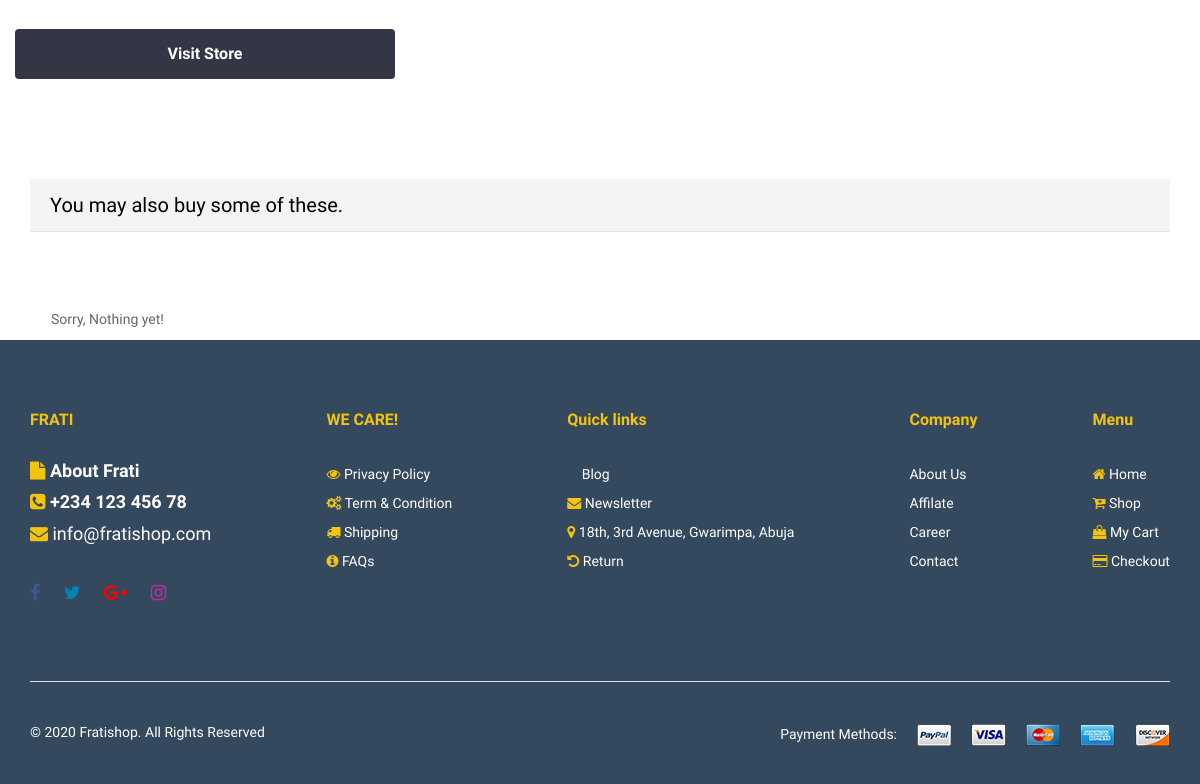
/cart/1/ (signed in, lower part), run on an earlier commit of the app's database.
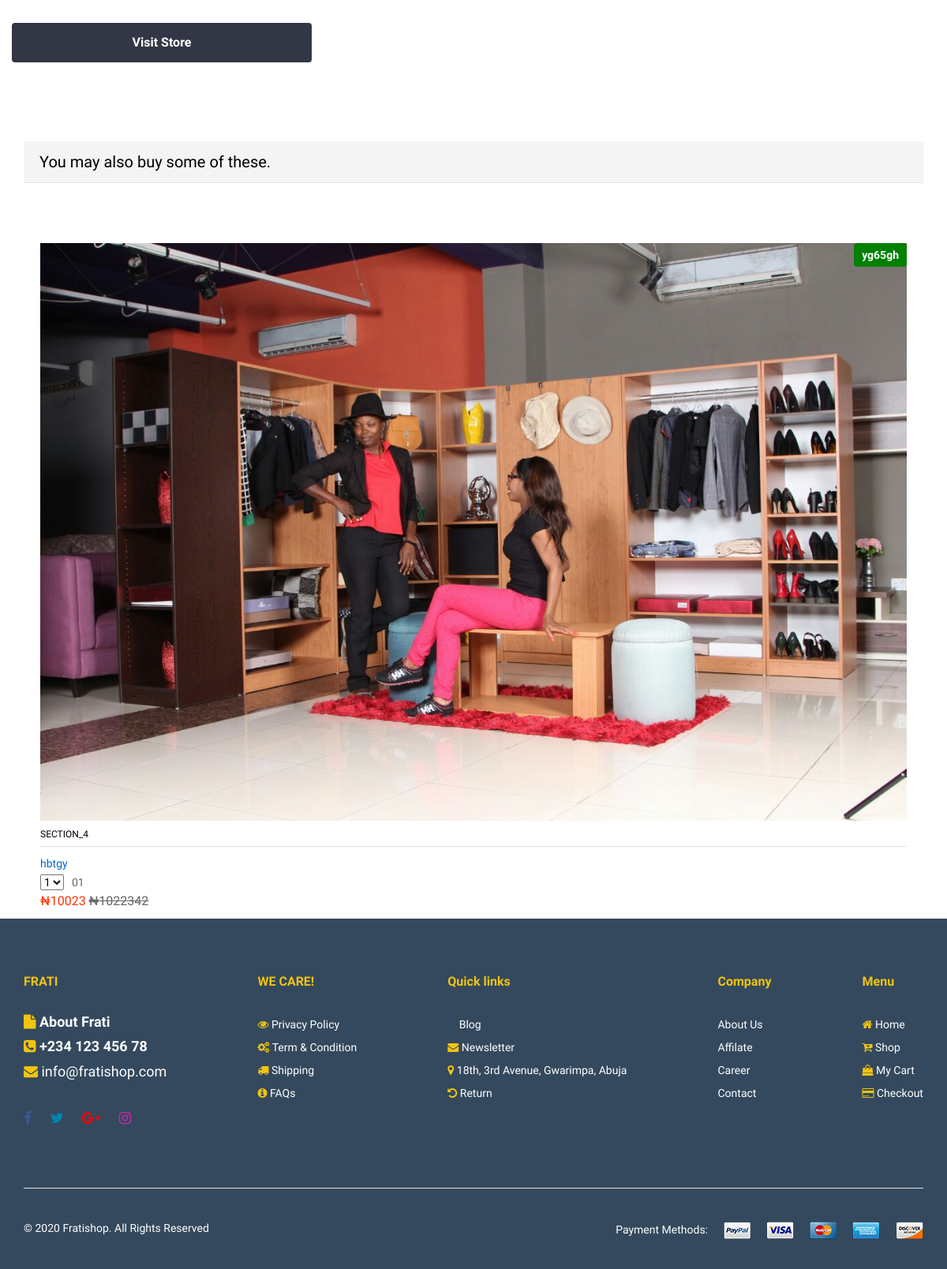
And on a later commit of the database.
### product/models.py (models this page shows, shortened)
class Product(models.Model):
	name = models.CharField(max_length=150)
	tag_title = models.CharField(max_length=150, default="Sale")
	tag_title_color = models.CharField(max_length=150, default="orange")
	section = models.CharField(max_length=150, default="section_one")
	image_1 = models.ImageField(upload_to='product/images/', blank=True)
	image_2 = models.ImageField(upload_to='product/images/', blank=True)
	image_3 = models.ImageField(upload_to='product/images/', blank=True)
	image_4 = models.ImageField(upload_to='product/images/', blank=True)
	video = models.CharField(max_length=150, default="jshsjssd7sjs")
	description = models.TextField(default="none")
	specification = models.TextField(default="none")
	review = models.ManyToManyField(Review, through="ProductReviewConnector", through_fields=("product", "review"),)
	category = models.CharField(max_length=150)
	quantity = models.IntegerField(blank=True, null=True)
	threshold = models.IntegerField(blank=True, null=True, default=1)
	price = models.IntegerField(blank=True, null=True)
	old_price = models.IntegerField(blank=True, null=True, default=0)
	rating = models.IntegerField(blank=True, null=True)
	colors = models.ManyToManyField(Color, through="ProductColorConnector", through_fields=("product", "color"),)
	shipping_charge = models.FloatField(blank=True, null=True)
	dimension = models.CharField(max_length=150)
	delivery_info = models.CharField(max_length=150, default="none")
	slug = models.SlugField(unique=True, default="rayslug")
	pub_date = models.DateTimeField(default=timezone.now)

### cart/views.py (the view)
# urls.py: path("cart/<int:user_id>/", views.CartView, name="cart"),
def CartView(request, user_id):
	if request.method == "POST":
		query = request.POST.get('query')
		category = request.POST.get('category')
		products = Product.objects.filter(name__icontains=query, category=category)
		cart = get_object_or_404(Cart, user__pk=request.user.id)
		product_quantitys = cart.product_quantitys.all()
		total_price = 0
		total_quantity = 0
		for item in product_quantitys:
			total_price += (item.product.price * int(str(item.quantity)))
		context = {"total_price": total_price, "product_quantitys": product_quantitys, 'products': products}
		return render(request, 'product/all_products.html', context)
	else:
		cart = get_object_or_404(Cart, user__pk=request.user.id)
		product_quantitys = cart.product_quantitys.all()
		total_price = 0
		total_quantity = 0
		for item in product_quantitys:
			qty = int(str(item.quantity))
			total_price += (item.product.price * qty) + (item.total_shipping_charge * qty)
		section_two = Product.objects.all()[:6]
		context = {"total_price": total_price, "product_quantitys": product_quantitys, "cart": cart, "section_two": section_two}
		return render(request, 'cart/cart.html', context)

### cart/templates/cart/cart.html (shortened to what this page needs)
 {% extends 'main/base.html' %}
{% load static %}
{% block content %}
    <div class="ps-page--simple">
        <div class="ps-section--shopping ps-shopping-cart">
            <div class="container">
                <div class="ps-section__footer">
                    <div class="row">
                        <div class="col-xl-4 col-lg-4 col-md-12 col-sm-12 col-12 ">
                            {% if total_price == 0 %}
                            	<a class="ps-btn ps-btn--fullwidth" href="{% url 'shop' %}">Visit Store</a>
                            {% else %}
                            	<a class="ps-btn ps-btn--fullwidth" href="{% url 'checkout' %}">Proceed to checkout</a>
                            {% endif %}
                        </div>
                    </div>
                </div>
            </div>
        </div>
    </div>
    <div class="ps-product-list ps-clothings">
            <div class="ps-container">
            		<div class="ps-section__header">
		                <h3>You may also buy some of these.</h3>
		            </div>
                    <div class="ps-section__content">
                    <div class="ps-carousel--nav owl-slider" data-owl-auto="false" data-owl-loop="false" data-owl-speed="10000" data-owl-gap="0" data-owl-nav="true" data-owl-dots="true" data-owl-item="7" data-owl-item-xs="2" data-owl-item-sm="2" data-owl-item-md="3" data-owl-item-lg="4" data-owl-item-xl="6" data-owl-duration="1000" data-owl-mousedrag="on">
                    	{% if section_two %}
                    		{% for item in section_two %}
				                <div class="ps-product">
				                    <div class="ps-product__thumbnail"><a href="{% url 'product_detail' item.slug %}"><img src="{{ item.image_1.url }}" alt=""></a>
				                        <div class="ps-product__badge"><div class="ps-product__badge" style="background-color: {{ item.tag_title_color }}">{{ item.tag_title }}</div></div>
				                    </div>
				                    <div class="ps-product__container"><a class="ps-product__vendor" href="#">{{ item.category }}</a>
				                        <div class="ps-product__content"><a class="ps-product__title" href="{% url 'product_detail' item.slug %}">{{ item.name }}</a>
				                            <div class="ps-product__rating">
				                                <select class="ps-rating" data-read-only="true">
				                                    <option value="1">1</option>
				                                </select><span>01</span>
				                            </div>
				                            <p class="ps-product__price sale">₦{{ item.price }} <del>₦{{ item.old_price }} </del></p>
				                        </div>
				                    </div>
				                </div>
				             {% endfor %}
				          {% else %}
				          		 <div class="ps-product">
				          		 	<p>Sorry, Nothing yet!</p>
				          		 </div>
				         	{% endif %}
                    </div>
                </div>
            </div>
        </div>
  {% endblock %}

What changed in the data, as far as the page shows it:
added Product: image_1 (picture), tag_title "yg65gh", category "SECTION_4", name "hbtgy", price "10023", old_price "1022342"
Also different on the page:
text no longer shown: "Sorry, Nothing yet!"
